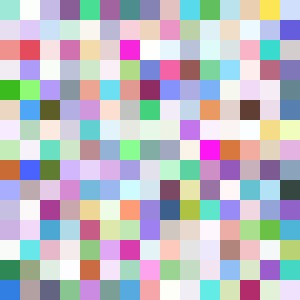
#> input picture photo_120722/mosaic.jpg, 300 x 300 px
$ python RGB.py
#> lines starting #> are read from the running program, lines starting #| are printed output that depends on the picture
import cv2

# read the image
image = cv2.imread('mosaic.jpg')
#> image is the input picture: shape (300, 300, 3); mean B, G, R 196.2, 187.2, 187.9

# copy the image, then remove blue and green from the image
# first : represents the entire rows
# second : represents the entire columns
# 0 indicates blue, 1 indicates green, and 2 indicates red color
red = image.copy()
red[:, :, 0] = 0
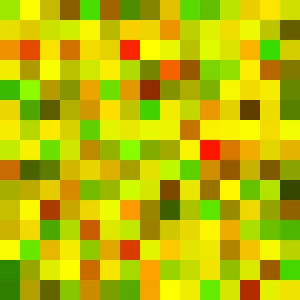
#> red: shape (300, 300, 3); mean B, G, R 0, 187.2, 187.9
red[:, :, 1] = 0
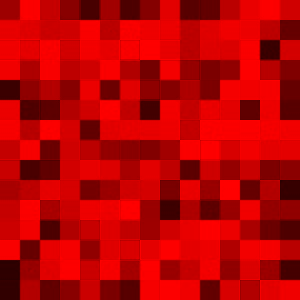
#> red: shape (300, 300, 3); mean B, G, R 0, 0, 187.9

# copy the image, then remove blue and red from the image
green = image.copy()
green[:, :, 0] = 0
green[:, :, 2] = 0
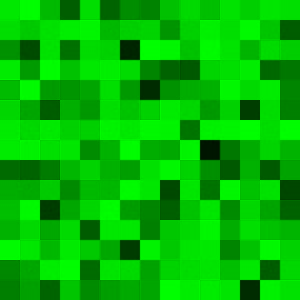
#> green: shape (300, 300, 3); mean B, G, R 0, 187.2, 0

# copy the image, then remove green and red from the image
blue = image.copy()
blue[:, :, 1] = 0
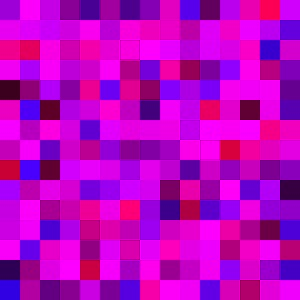
#> blue: shape (300, 300, 3); mean B, G, R 196.2, 0, 187.9
blue[:, :, 2] = 0
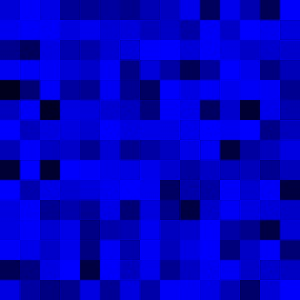
#> blue: shape (300, 300, 3); mean B, G, R 196.2, 0, 0

# present the original, red, green, and blue images respectively
cv2.imshow('original', image)
cv2.imshow('RED', red)
cv2.imshow('GREEN', green)
cv2.imshow('BLUE', blue)

# images presented on the screen until a user closes them out
cv2.waitKey(0)
